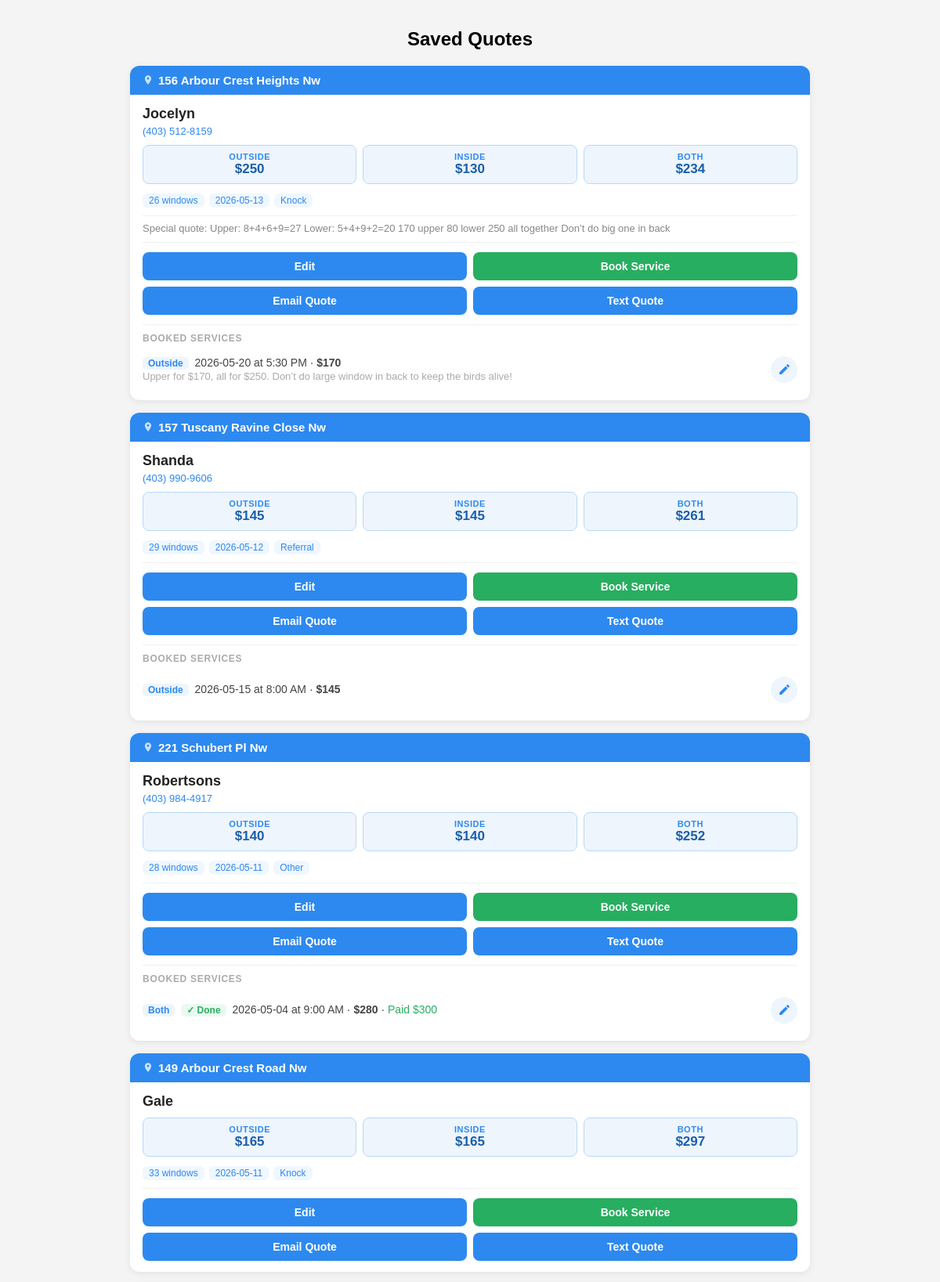
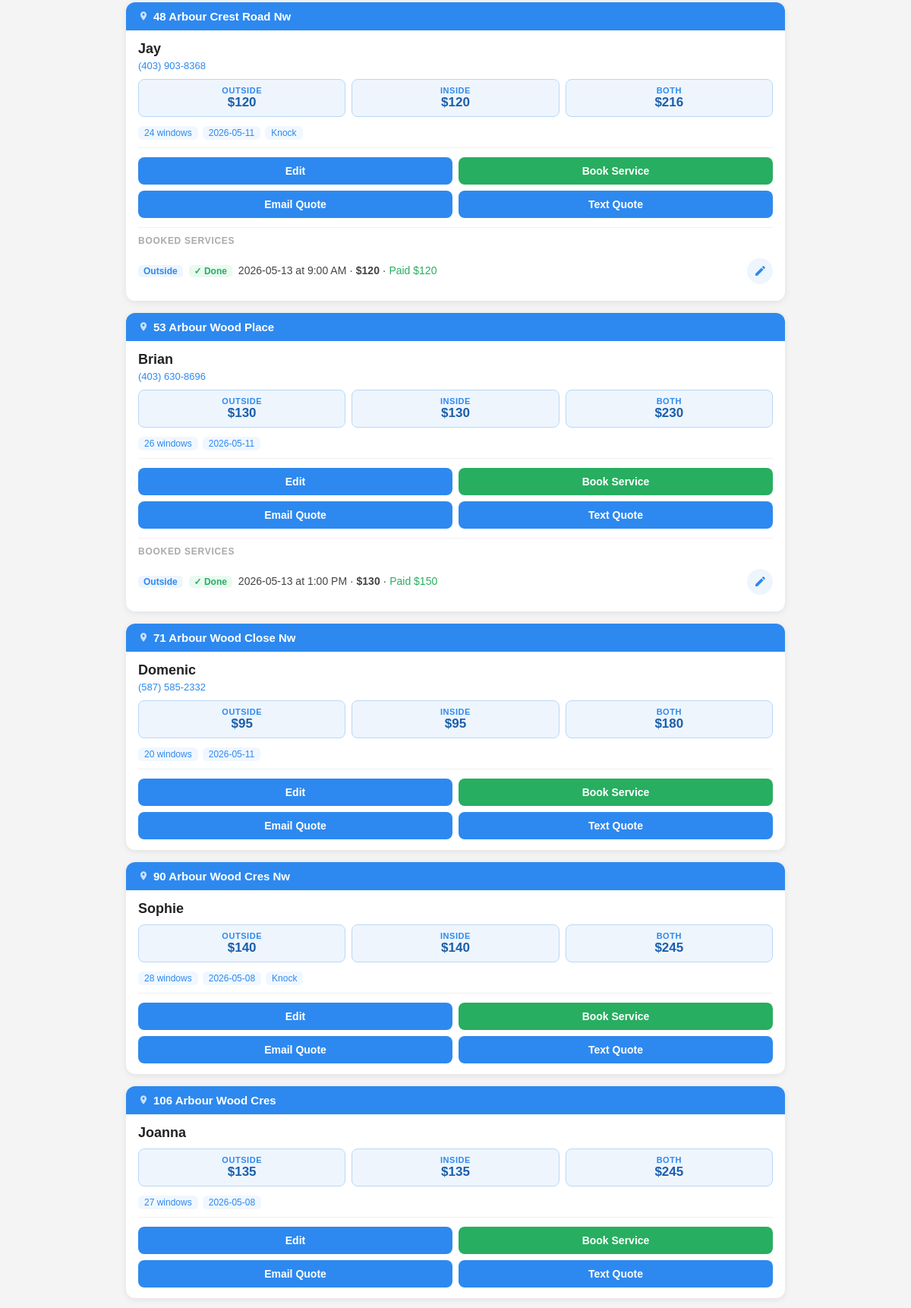
The page / (upper part) on the database its author committed (2 pictures, top to bottom).
### tables this page shows
CREATE TABLE "quotes" (
                id            INTEGER PRIMARY KEY AUTOINCREMENT,
                house_id      INTEGER NOT NULL REFERENCES houses(id),
                customer      TEXT,
                phone         TEXT,
                email         TEXT,
                windows       INTEGER,
                outside_price REAL,
                inside_price  REAL,
                both_price    REAL,
                notes         TEXT,
                quote_date    TEXT,
                found_via     TEXT
            );

CREATE TABLE "houses" (
                id         INTEGER PRIMARY KEY AUTOINCREMENT,
                lat        REAL,
                lng        REAL,
                address    TEXT UNIQUE NOT NULL,
                knocked_at TEXT
            );

CREATE TABLE services (
            id           INTEGER PRIMARY KEY AUTOINCREMENT,
            quote_id     INTEGER NOT NULL REFERENCES quotes(id),
            service_date TEXT,
            service_time TEXT,
            type         TEXT,
            price        REAL,
            notes        TEXT
        , completed INTEGER DEFAULT 0, paid INTEGER DEFAULT 0, amount_paid REAL);

### app.py (the view)
@app.route("/")
def home():
    conn = get_db()
    quotes = conn.execute("""
        SELECT q.*, h.address
        FROM quotes q
        JOIN houses h ON h.id = q.house_id
        ORDER BY q.id DESC
    """).fetchall()
    quotes = [dict(q) for q in quotes]
    for q in quotes:
        q["services"] = conn.execute(
            "SELECT * FROM services WHERE quote_id=? ORDER BY service_date, service_time",
            (q["id"],)
        ).fetchall()
    conn.close()
    return render_template("index.html", quotes=quotes)

### app.py (called while the page is built, shortened)
@app.template_filter("fmt_price")
def fmt_price(value):
    try:
        v = float(value)
        return f"{v:.0f}" if v % 1 == 0 else f"{v:.2f}"
    except (TypeError, ValueError):
        return value

@app.template_filter("time12")
def time12(value):
    try:
        h, m = int(value[:2]), value[3:5]
        ampm = "AM" if h < 12 else "PM"
        h12 = h % 12 or 12
        return f"{h12}:{m} {ampm}"
    except Exception:
        return value or ""

@app.template_filter("fmt_phone")
def fmt_phone(value):
    try:
        digits = "".join(c for c in str(value) if c.isdigit())
        if len(digits) == 10:
            return f"({digits[:3]}) {digits[3:6]}-{digits[6:]}"
        if len(digits) == 11 and digits[0] == "1":
            return f"({digits[1:4]}) {digits[4:7]}-{digits[7:]}"
    except Exception:
        pass
    return value or ""

@app.template_filter("urlencode")
def urlencode_filter(value):
    from urllib.parse import quote as url_quote
    return url_quote(str(value), safe="")

def _migrate(conn):
    quote_cols = [r[1] for r in conn.execute("PRAGMA table_info(quotes)").fetchall()]
    house_cols = [r[1] for r in conn.execute("PRAGMA table_info(houses)").fetchall()]
    need_quote_migration = "address" in quote_cols and "house_id" not in quote_cols
    need_house_migration  = "quote_id" in house_cols
    if not need_quote_migration and not need_house_migration:
        return  # already on new schema

### templates/index.html (shortened to what this page needs)
{% from "nav.html" import bottom_nav %}
<!DOCTYPE html>
<html>
<head>
    <link rel="stylesheet" href="/static/style.css">
</head>
<body class="page-content">
<div class="container">
    <h2>Saved Quotes</h2>
    {% for q in quotes %}
    <div class="quote-card">
        <div class="quote-address-bar">
            <a href="https://maps.apple.com/?q={{ q['address'] | urlencode }}" target="_blank">
                <svg viewBox="0 0 24 24"><path d="M12 2C8.13 2 5 5.13 5 9c0 5.25 7 13 7 13s7-7.75 7-13c0-3.87-3.13-7-7-7zm0 9.5c-1.38 0-2.5-1.12-2.5-2.5S10.62 6.5 12 6.5s2.5 1.12 2.5 2.5S13.38 11.5 12 11.5z"/></svg>
                {{ q["address"] }}
            </a>
        </div>
        <div class="quote-body">
            <div class="quote-customer">{{ q["customer"] }}</div>
            <div class="quote-contact">
                {% if q["phone"] %}<a href="tel:{{ q['phone'] | replace('(','') | replace(')','') | replace(' ','-') | replace('.','-') }}" onclick="handlePhone(event, '{{ q['phone'] }}', '{{ q['phone'] | replace('(','') | replace(')','') | replace(' ','') | replace('-','') | replace('.','') }}')">{{ q["phone"] | fmt_phone }}</a>{% endif %}
            </div>
            <div class="quote-prices">
                <div class="price-pill">
                    <div class="label">Outside</div>
                    <div class="amount">${{ q["outside_price"] | fmt_price }}</div>
                </div>
                <div class="price-pill">
                    <div class="label">Inside</div>
                    <div class="amount">${{ q["inside_price"] | fmt_price }}</div>
                </div>
                <div class="price-pill">
                    <div class="label">Both</div>
                    <div class="amount">${{ q["both_price"] | fmt_price }}</div>
                </div>
            </div>
            <div class="quote-meta">
                <span class="meta-tag">{{ q["windows"] }} windows</span>
                <span class="meta-tag">{{ q["quote_date"] }}</span>
                {% if q["found_via"] %}<span class="meta-tag">{{ q["found_via"] | capitalize }}</span>{% endif %}
            </div>
            {% if q["notes"] %}<div class="quote-notes">{{ q["notes"] }}</div>{% endif %}
            <div class="quote-actions">
                <a href="/edit/{{ q['id'] }}"><button>Edit</button></a>
                <a href="/service/new/{{ q['id'] }}"><button class="btn-green">Book Service</button></a>
                <a href="/email/{{ q['id'] }}"><button>Email Quote</button></a>
                <a href="/text/{{ q['id'] }}"><button>Text Quote</button></a>
            </div>
            {% if q["services"] %}
            <div class="services-section">
                <div class="services-label">Booked Services</div>
                {% for s in q["services"] %}
                <div class="service-row">
                    <div class="service-info">
                        {% if s["type"] %}<span class="svc-badge badge-type">{{ s["type"] | capitalize }}</span>{% endif %}
                        {% if s["completed"] %}<span class="svc-badge badge-done">✓ Done</span>{% endif %}
                        {% if s["service_date"] %}{{ s["service_date"] }}{% endif %}
                        {% if s["service_time"] %} at {{ s["service_time"] | time12 }}{% endif %}
                        {% if s["price"] %} · <strong>${{ s["price"] | fmt_price }}</strong>{% endif %}
                        {% if s["paid"] and s["amount_paid"] %} · <span style="color:#27ae60;">Paid ${{ s["amount_paid"] | fmt_price }}</span>{% endif %}
                        {% if s["notes"] %}<br><span style="color:#aaa; font-size:13px;">{{ s["notes"] }}</span>{% endif %}
                    </div>
                    <a class="service-edit-btn" href="/service/edit/{{ s['id'] }}?back=/">
                        <svg viewBox="0 0 24 24"><path d="M3 17.25V21h3.75L17.81 9.94l-3.75-3.75L3 17.25zM20.71 7.04a1 1 0 0 0 0-1.41l-2.34-2.34a1 1 0 0 0-1.41 0l-1.83 1.83 3.75 3.75 1.83-1.83z"/></svg>
                    </a>
                </div>
                {% endfor %}
            </div>
            {% endif %}
        </div>
    </div>
    {% else %}
    <p style="text-align:center; color:#888;">No quotes yet. Add one to get started.</p>
    {% endfor %}
</div>
</body>
</html>

### static/style.css (style rules this page uses)
* { box-sizing: border-box; }
body { font-family: Arial, sans-serif; background: #f4f4f4; margin: 0; }
.page-content { padding-bottom: calc(68px + env(safe-area-inset-bottom)); }
.container { max-width: 900px; margin: auto; padding: 16px; }
h1, h2 { text-align: center; }
input, textarea, button { padding: 14px 12px; border-radius: 8px; border: 1px solid #ccc; font-size: 16px; width: 100%; }
button { background: #2d89ef; color: white; border: none; cursor: pointer; font-weight: bold; -webkit-tap-highlight-color: transparent; }
a { text-decoration: none; }

### templates/index.html (style rules this page uses)
.quote-card { background: white; border-radius: 12px; box-shadow: 0 2px 8px rgba(0,0,0,0.08); margin-bottom: 16px; overflow: hidden; }
.quote-address-bar { background: #2d89ef; color: white; font-weight: bold; font-size: 15px; padding: 10px 16px; display: flex; align-items: center; gap: 8px; }
.quote-address-bar a { color: white; text-decoration: none; flex: 1; display: flex; align-items: center; gap: 6px; }
.quote-address-bar a svg { width: 14px; height: 14px; fill: rgba(255,255,255,0.75); flex-shrink: 0; }
.quote-body { padding: 14px 16px; }
.quote-customer { font-size: 18px; font-weight: bold; color: #222; margin-bottom: 4px; }
.quote-contact { font-size: 13px; color: #888; margin-bottom: 10px; }
.quote-contact a { color: #2d89ef; text-decoration: none; font-weight: 500; }
.quote-prices { display: flex; gap: 8px; margin-bottom: 12px; }
.price-pill { flex: 1; background: #eef5fd; border: 1.5px solid #b8d8f8; border-radius: 8px; padding: 8px 4px; text-align: center; }
.price-pill .label { font-size: 11px; color: #2d89ef; font-weight: bold; text-transform: uppercase; letter-spacing: 0.05em; }
.price-pill .amount { font-size: 17px; font-weight: bold; color: #1a5fab; }
.quote-meta { font-size: 13px; color: #666; margin-bottom: 10px; display: flex; flex-wrap: wrap; gap: 6px; }
.meta-tag { background: #f0f7ff; border-radius: 6px; padding: 2px 8px; font-size: 12px; color: #2d89ef; font-weight: 500; }
.quote-notes { font-size: 13px; color: #888; border-top: 1px solid #f0f0f0; padding-top: 8px; margin-bottom: 10px; }
.quote-actions { display: flex; gap: 8px; flex-wrap: wrap; border-top: 1px solid #f0f0f0; padding-top: 12px; }
.quote-actions a { flex: 1 1 calc(50% - 4px); }
.quote-actions button { width: 100%; font-size: 14px; padding: 10px 8px; background: #2d89ef; }
.quote-actions button.btn-green { background: #27ae60; }
.services-section { border-top: 1px solid #f0f0f0; margin-top: 12px; padding-top: 10px; }
.services-label { font-size: 12px; font-weight: bold; color: #aaa; text-transform: uppercase; letter-spacing: 0.06em; margin-bottom: 8px; }
.service-row { display: flex; justify-content: space-between; align-items: center; padding: 8px 0; border-bottom: 1px solid #f8f8f8; }
.service-row:last-child { border-bottom: none; }
.service-info { flex: 1; font-size: 14px; color: #444; }
.svc-badge { display: inline-block; border-radius: 5px; padding: 1px 7px; font-size: 12px; font-weight: bold; margin-right: 4px; }
.badge-type { background: #eef5fd; color: #2d89ef; }
.badge-done { background: #eafaf1; color: #27ae60; }
.service-edit-btn { display:flex; align-items:center; justify-content:center; width:34px; height:34px; border-radius:50%; background:#eef5fd; color:#2d89ef; flex-shrink:0; margin-left:10px; }
.service-edit-btn svg { width:17px; height:17px; fill:currentColor; }

### rows shown on the page
quotes: address "156 Arbour Crest Heights Nw", customer "Jocelyn", phone|fmt_phone "(403) 512-8159", outside_price|fmt_price "250", inside_price|fmt_price "130", both_price|fmt_price "234", windows "26", quote_date "2026-05-13", found_via "Knock", notes "Special quote: Upper: 8+4+6+9=27 Lower: 5+4+9+2=20 170 upper 80 lower 250 all together Don’t do big one in back"
services: type "Outside", service_date "2026-05-20", service_time "5:30 PM", price|fmt_price "170", notes "Upper for $170, all for $250. Don’t do large window in back to keep the birds alive!"
quotes: address "157 Tuscany Ravine Close Nw", customer "Shanda", phone|fmt_phone "(403) 990-9606", outside_price|fmt_price "145", inside_price|fmt_price "145", both_price|fmt_price "261", windows "29", quote_date "2026-05-12", found_via "Referral"
services: type "Outside", service_date "2026-05-15", service_time "8:00 AM", price|fmt_price "145"
quotes: address "221 Schubert Pl Nw", customer "Robertsons", phone|fmt_phone "(403) 984-4917", outside_price|fmt_price "140", inside_price|fmt_price "140", both_price|fmt_price "252", windows "28", quote_date "2026-05-11", found_via "Other"
services: type "Both", completed "✓ Done", service_date "2026-05-04", service_time "9:00 AM", price|fmt_price "280", amount_paid|fmt_price "300"
quotes: address "149 Arbour Crest Road Nw", customer "Gale", outside_price|fmt_price "165", inside_price|fmt_price "165", both_price|fmt_price "297", windows "33", quote_date "2026-05-11", found_via "Knock"
quotes: address "48 Arbour Crest Road Nw", customer "Jay", phone|fmt_phone "(403) 903-8368", outside_price|fmt_price "120", inside_price|fmt_price "120", both_price|fmt_price "216", windows "24", quote_date "2026-05-11", found_via "Knock"
services: type "Outside", completed "✓ Done", service_date "2026-05-13", service_time "9:00 AM", price|fmt_price "120", amount_paid|fmt_price "120"
quotes: address "53 Arbour Wood Place", customer "Brian", phone|fmt_phone "(403) 630-8696", outside_price|fmt_price "130", inside_price|fmt_price "130", both_price|fmt_price "230", windows "26", quote_date "2026-05-11"
services: type "Outside", completed "✓ Done", service_date "2026-05-13", service_time "1:00 PM", price|fmt_price "130", amount_paid|fmt_price "150"
quotes: address "71 Arbour Wood Close Nw", customer "Domenic", phone|fmt_phone "(587) 585-2332", outside_price|fmt_price "95", inside_price|fmt_price "95", both_price|fmt_price "180", windows "20", quote_date "2026-05-11"
quotes: address "90 Arbour Wood Cres Nw", customer "Sophie", outside_price|fmt_price "140", inside_price|fmt_price "140", both_price|fmt_price "245", windows "28", quote_date "2026-05-08", found_via "Knock"
quotes: address "106 Arbour Wood Cres", customer "Joanna", outside_price|fmt_price "135", inside_price|fmt_price "135", both_price|fmt_price "245", windows "27", quote_date "2026-05-08"
